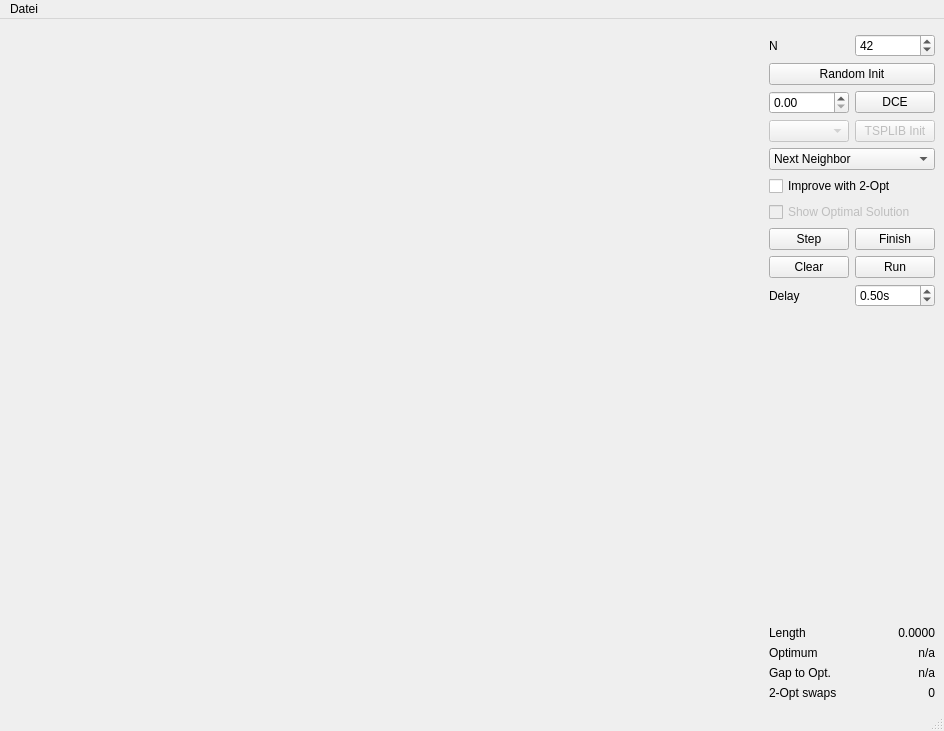
<?xml version="1.0" encoding="UTF-8"?>
<ui version="4.0">
 <class>MainWindow</class>
 <widget class="QMainWindow" name="MainWindow">
  <property name="geometry">
   <rect>
    <x>0</x>
    <y>0</y>
    <width>944</width>
    <height>731</height>
   </rect>
  </property>
  <property name="windowTitle">
   <string>MainWindow</string>
  </property>
  <widget class="QWidget" name="centralwidget">
   <layout class="QGridLayout" name="gridLayout_2">
    <item row="1" column="1">
     <layout class="QGridLayout" name="gridLayout">
      <item row="9" column="1">
       <widget class="QDoubleSpinBox" name="spinBoxDelay">
        <property name="suffix">
         <string>s</string>
        </property>
        <property name="minimum">
         <double>0.010000000000000</double>
        </property>
        <property name="singleStep">
         <double>0.100000000000000</double>
        </property>
        <property name="value">
         <double>0.500000000000000</double>
        </property>
       </widget>
      </item>
      <item row="0" column="0">
       <widget class="QLabel" name="label">
        <property name="text">
         <string>N</string>
        </property>
       </widget>
      </item>
      <item row="2" column="0">
       <widget class="QDoubleSpinBox" name="spinBoxSigma"/>
      </item>
      <item row="14" column="1">
       <widget class="QLabel" name="label2Opt">
        <property name="text">
         <string>0</string>
        </property>
        <property name="alignment">
         <set>Qt::AlignRight|Qt::AlignTrailing|Qt::AlignVCenter</set>
        </property>
       </widget>
      </item>
      <item row="4" column="0" colspan="2">
       <widget class="QComboBox" name="comboMethod">
        <item>
         <property name="text">
          <string>Next Neighbor</string>
         </property>
        </item>
        <item>
         <property name="text">
          <string>Greedy</string>
         </property>
        </item>
        <item>
         <property name="text">
          <string>Farthest Insertion</string>
         </property>
        </item>
        <item>
         <property name="text">
          <string>Random</string>
         </property>
        </item>
        <item>
         <property name="text">
          <string>LP &amp; Cutting Planes</string>
         </property>
        </item>
       </widget>
      </item>
      <item row="3" column="0">
       <widget class="QComboBox" name="comboTSPLIB">
        <property name="enabled">
         <bool>false</bool>
        </property>
       </widget>
      </item>
      <item row="3" column="1">
       <widget class="QPushButton" name="pushButtonTSPLIB">
        <property name="enabled">
         <bool>false</bool>
        </property>
        <property name="text">
         <string>TSPLIB Init</string>
        </property>
       </widget>
      </item>
      <item row="10" column="1">
       <spacer name="verticalSpacer">
        <property name="orientation">
         <enum>Qt::Vertical</enum>
        </property>
        <property name="sizeHint" stdset="0">
         <size>
          <width>20</width>
          <height>40</height>
         </size>
        </property>
       </spacer>
      </item>
      <item row="1" column="0" colspan="2">
       <widget class="QPushButton" name="pushButtonRandInit">
        <property name="text">
         <string>Random Init</string>
        </property>
       </widget>
      </item>
      <item row="7" column="0">
       <widget class="QPushButton" name="pushButtonStep">
        <property name="text">
         <string>Step</string>
        </property>
       </widget>
      </item>
      <item row="11" column="0">
       <widget class="QLabel" name="label_3">
        <property name="sizePolicy">
         <sizepolicy hsizetype="Preferred" vsizetype="Minimum">
          <horstretch>0</horstretch>
          <verstretch>0</verstretch>
         </sizepolicy>
        </property>
        <property name="text">
         <string>Length</string>
        </property>
       </widget>
      </item>
      <item row="11" column="1">
       <widget class="QLabel" name="labelLen">
        <property name="sizePolicy">
         <sizepolicy hsizetype="Preferred" vsizetype="Minimum">
          <horstretch>0</horstretch>
          <verstretch>0</verstretch>
         </sizepolicy>
        </property>
        <property name="text">
         <string>0.0000</string>
        </property>
        <property name="alignment">
         <set>Qt::AlignRight|Qt::AlignTrailing|Qt::AlignVCenter</set>
        </property>
       </widget>
      </item>
      <item row="5" column="0" colspan="2">
       <widget class="QCheckBox" name="checkBox2Opt">
        <property name="text">
         <string>Improve with 2-Opt</string>
        </property>
       </widget>
      </item>
      <item row="14" column="0">
       <widget class="QLabel" name="label_4">
        <property name="text">
         <string>2-Opt swaps</string>
        </property>
       </widget>
      </item>
      <item row="2" column="1">
       <widget class="QPushButton" name="pushButtonDCE">
        <property name="text">
         <string>DCE</string>
        </property>
       </widget>
      </item>
      <item row="9" column="0">
       <widget class="QLabel" name="label_2">
        <property name="text">
         <string>Delay</string>
        </property>
       </widget>
      </item>
      <item row="0" column="1">
       <widget class="QSpinBox" name="spinBoxN">
        <property name="maximum">
         <number>500</number>
        </property>
        <property name="value">
         <number>42</number>
        </property>
       </widget>
      </item>
      <item row="13" column="0">
       <widget class="QLabel" name="label_5">
        <property name="text">
         <string>Gap to Opt.</string>
        </property>
       </widget>
      </item>
      <item row="12" column="0">
       <widget class="QLabel" name="label_7">
        <property name="text">
         <string>Optimum</string>
        </property>
       </widget>
      </item>
      <item row="13" column="1">
       <widget class="QLabel" name="labelGap">
        <property name="text">
         <string>n/a</string>
        </property>
        <property name="alignment">
         <set>Qt::AlignRight|Qt::AlignTrailing|Qt::AlignVCenter</set>
        </property>
       </widget>
      </item>
      <item row="6" column="0" colspan="2">
       <widget class="QCheckBox" name="checkBoxConcorde">
        <property name="enabled">
         <bool>false</bool>
        </property>
        <property name="toolTip">
         <string>Needs Concorde in the same folder</string>
        </property>
        <property name="text">
         <string>Show Optimal Solution</string>
        </property>
       </widget>
      </item>
      <item row="12" column="1">
       <widget class="QLabel" name="labelOpt">
        <property name="text">
         <string>n/a</string>
        </property>
        <property name="alignment">
         <set>Qt::AlignRight|Qt::AlignTrailing|Qt::AlignVCenter</set>
        </property>
       </widget>
      </item>
      <item row="8" column="1">
       <widget class="QPushButton" name="pushButtonRun">
        <property name="text">
         <string>Run</string>
        </property>
        <property name="checkable">
         <bool>true</bool>
        </property>
       </widget>
      </item>
      <item row="8" column="0">
       <widget class="QPushButton" name="pushButtonClear">
        <property name="text">
         <string>Clear</string>
        </property>
       </widget>
      </item>
      <item row="7" column="1">
       <widget class="QPushButton" name="pushButtonFinish">
        <property name="text">
         <string>Finish</string>
        </property>
       </widget>
      </item>
     </layout>
    </item>
    <item row="0" column="0" rowspan="2">
     <widget class="tspView" name="view" native="true">
      <property name="sizePolicy">
       <sizepolicy hsizetype="Expanding" vsizetype="Expanding">
        <horstretch>0</horstretch>
        <verstretch>0</verstretch>
       </sizepolicy>
      </property>
      <property name="minimumSize">
       <size>
        <width>300</width>
        <height>300</height>
       </size>
      </property>
     </widget>
    </item>
   </layout>
  </widget>
  <widget class="QMenuBar" name="menubar">
   <property name="geometry">
    <rect>
     <x>0</x>
     <y>0</y>
     <width>944</width>
     <height>26</height>
    </rect>
   </property>
   <widget class="QMenu" name="menuDatei">
    <property name="title">
     <string>Datei</string>
    </property>
    <addaction name="actionBeenden"/>
   </widget>
   <addaction name="menuDatei"/>
  </widget>
  <widget class="QStatusBar" name="statusbar"/>
  <action name="actionBeenden">
   <property name="text">
    <string>Beenden</string>
   </property>
  </action>
 </widget>
 <customwidgets>
  <customwidget>
   <class>tspView</class>
   <extends>QWidget</extends>
   <header>tspview</header>
   <container>1</container>
  </customwidget>
 </customwidgets>
 <resources/>
 <connections>
  <connection>
   <sender>actionBeenden</sender>
   <signal>triggered()</signal>
   <receiver>MainWindow</receiver>
   <slot>close()</slot>
   <hints>
    <hint type="sourcelabel">
     <x>-1</x>
     <y>-1</y>
    </hint>
    <hint type="destinationlabel">
     <x>331</x>
     <y>283</y>
    </hint>
   </hints>
  </connection>
 </connections>
</ui>
